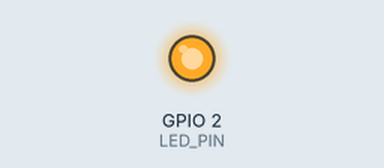
Simulated run of this sketch. Board: ESP32. On the bench: output pins drawn as LEDs (lit = HIGH). Random numbers use the default seed unless the sketch sets one; what the sketch prints to the serial monitor is not drawn. At 0.3 s the program puts the board to deep sleep or switches it off; the recording ends there.

Above: at 0.1 s.
Timing chart, 0 to 0.3 s (numbered marks = the images above):
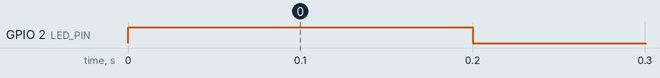

Measured:
- by itself, GPIO 2 (LED_PIN): LOW → HIGH at 0.00 s, → LOW 0.20 s later

The sketch:

PotNew.ino
```cpp
#include <WiFi.h>
#include <esp_now.h>
#include <esp_sleep.h>

#define LED_PIN 2      // GPIO for LED
#define WAKEUP_TIME 4  // Wake-up time in seconds

// MAC Address of ESP32 B (Receiver)
uint8_t receiverMAC[] = {0xcc, 0xdb, 0xa7, 0x16, 0x18, 0x60};  // Updated MAC Address

// Struct to send data
typedef struct struct_message {
    int sensorData;
} struct_message;

struct_message myData;

// Flag to track the send status
volatile bool sendSuccess = false;

// Callback when message is sent
void onSent(const uint8_t *mac_addr, esp_now_send_status_t status) {
    sendSuccess = (status == ESP_NOW_SEND_SUCCESS);
    if (sendSuccess) {
        Serial.println("Sent!");
    } else {
        Serial.println("Failed to send, retrying...");
    }
}

void setup() {
    Serial.begin(115200);
    pinMode(LED_PIN, OUTPUT);

    // Initialize WiFi
    WiFi.mode(WIFI_STA);

    // Initialize ESP-NOW
    if (esp_now_init() != ESP_OK) {
        Serial.println("ESP-NOW Init Failed");
        return;
    }

    esp_now_register_send_cb(onSent);
    esp_now_peer_info_t peerInfo;
    memcpy(peerInfo.peer_addr, receiverMAC, 6);
    peerInfo.channel = 0;
    peerInfo.encrypt = false;

    if (esp_now_add_peer(&peerInfo) != ESP_OK) {
        Serial.println("Failed to add peer");
        return;
    }
}

void loop() {
    // Blink LED to indicate wakeup
    digitalWrite(LED_PIN, HIGH);
    delay(200);
    digitalWrite(LED_PIN, LOW);

    // Send sensor data until success
    myData.sensorData = random(0, 100); // Simulating sensor data
    sendSuccess = false;  // Reset flag before sending

    while (!sendSuccess) {
        Serial.println("Sending data...");
        esp_now_send(receiverMAC, (uint8_t *)&myData, sizeof(myData));

        // Wait for the send callback to update the send status
        delay(100); // Adjust delay if necessary (to prevent excessive polling)
    }

    // Data sent successfully, go to sleep
    Serial.println("Data sent, going to sleep...");
    esp_sleep_enable_timer_wakeup(WAKEUP_TIME * 1000000);
    esp_deep_sleep_start();
}
```
